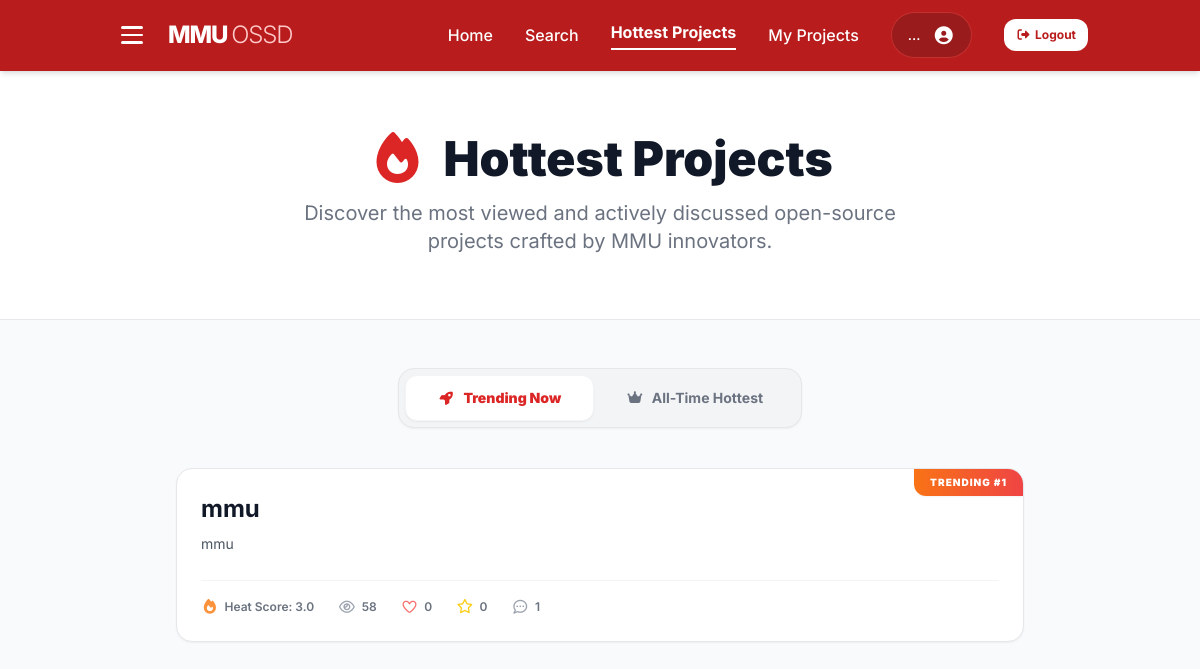
Before: /hottest with the older database file.
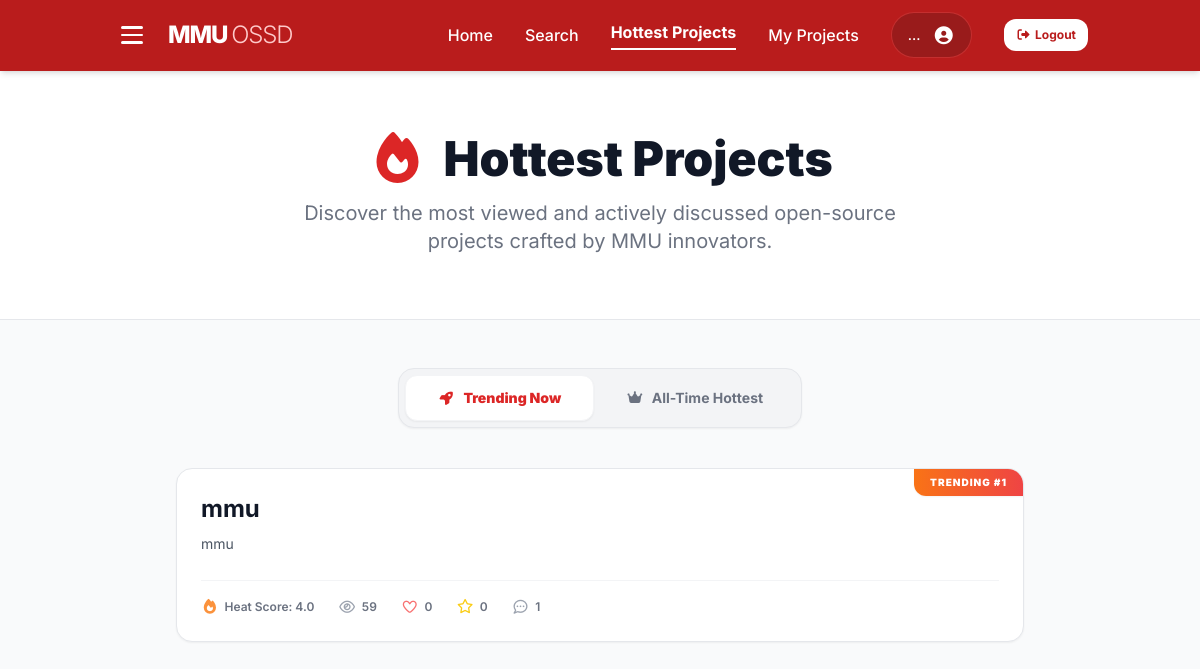
After: the same page with the newer database file.
### website/models.py (models this page shows)
class Project(db.Model):
    __tablename__ = 'projects'
    id = db.Column(db.Integer, primary_key=True, autoincrement=True)
    user_id = db.Column(db.Integer, db.ForeignKey('users.id', ondelete='CASCADE'), nullable=False)
    project_name = db.Column(db.String(255), nullable=False)
    description = db.Column(db.Text, default='')
    status = db.Column(db.String(50), nullable=False, default='Active')
    repo_url = db.Column(db.String(255), default='')
    languages = db.Column(db.String(255), default='')
    roles_needed = db.Column(db.String(255), default='')
    contributors = db.Column(db.String(50), default='1')
    created_at = db.Column(db.DateTime, nullable=False, default=datetime.now(MYT))
    views = db.Column(db.Integer, default=0)
    images = db.relationship('ProjectImage', backref='project', lazy=True, cascade='all, delete-orphan')
    suggestions = db.relationship('Suggestion', backref='project', lazy=True, cascade='all, delete-orphan')
    members = db.relationship('ProjectMember', backref='project', lazy='subquery', cascade='all, delete-orphan')
    stars = db.relationship('ProjectStar', backref='project', lazy=True, cascade='all, delete-orphan')

### website/views.py (the view, shortened to what this page needs)
@views.route('/hottest')
def hottest_projects():
    from datetime import datetime, timezone, timedelta
    all_projects = Project.query.filter(Project.status != 'Archived').all()
    all_time_data = []
    trending_data = []
    now = datetime.now(timezone.utc)
    seven_days_ago = now - timedelta(days=7)
    for p in all_projects:
        project_comment_count = ProjectComment.query.filter_by(project_id=p.id).count()
        attached_posts = CommunityPost.query.filter_by(attached_project_id=p.id).all()
        post_ids = [post.id for post in attached_posts]
        post_save_count = 0
        post_like_count = 0
        if post_ids:
            post_save_count = CommunityPostFavorite.query.filter(CommunityPostFavorite.post_id.in_(post_ids)).count()
            post_like_count = CommunityPostLike.query.filter(CommunityPostLike.post_id.in_(post_ids)).count()
        views = p.views or 0
        primary_lang = p.languages.split(',')[0].strip() if p.languages else 'N/A'
        total_score = (views * 1) + (post_like_count * 5) + (project_comment_count * 10) + (post_save_count * 20)
        project_dict_all_time = {
            'id': p.id,
            'title': p.project_name,
            'description': p.description,
            'language': primary_lang,
            'views': views,
            'comments': project_comment_count,
            'likes': post_like_count,
            'saves': post_save_count,
            'total_score': total_score
        }
        all_time_data.append(project_dict_all_time)
        recent_comments = ProjectComment.query.filter(
            ProjectComment.project_id == p.id,
            ProjectComment.created_at >= seven_days_ago
        ).count()
        recent_views = ProjectViewLog.query.filter(
            ProjectViewLog.project_id == p.id,
            ProjectViewLog.created_at >= seven_days_ago
        ).count()
        recent_saves = 0
        recent_likes = 0
        trending_score = (recent_views * 1) + (recent_likes * 5) + (recent_comments * 10) + (recent_saves * 20)
        if trending_score > 0:
            project_dict_trending = {
                'id': p.id,
                'title': p.project_name,
                'description': p.description,
                'language': primary_lang,
                'views': views,
                'comments': project_comment_count,
                'likes': post_like_count,
                'saves': post_save_count,
                'total_score': total_score,
                'trending_score': trending_score
            }
            trending_data.append(project_dict_trending)
    top_all_time = sorted(all_time_data, key=lambda x: x['total_score'], reverse=True)[:10]
    top_trending = sorted(trending_data, key=lambda x: x['trending_score'], reverse=True)[:10]
    return render_template("Trending.html", all_time_projects=top_all_time, trending_projects=top_trending)

### website/templates/Trending.html (shortened to what this page needs)
<!DOCTYPE html>
<html lang="en">
<head>
    <script src="https://cdn.tailwindcss.com"></script>
    <link href="https://cdnjs.cloudflare.com/ajax/libs/font-awesome/7.0.1/css/all.min.css" rel="stylesheet">
</head>
<body class="bg-gray-50 text-gray-900">
<nav class="bg-red-700 text-white shadow-md sticky top-0 z-50">
    <div class="container mx-auto px-6 py-3 flex items-center justify-between">
        <div class="flex items-center gap-4">
            <button id="menu-btn" class="hamburger" aria-label="Toggle menu" aria-expanded="false">
                <span class="bar"></span>
                <span class="bar"></span>
                <span class="bar"></span>
            </button>
            <h1 class="text-2xl font-extrabold tracking-tighter">
                MMU <span class="font-light text-red-200">OSSD</span>
            </h1>
        </div>
        <div class="hidden md:flex space-x-8 items-center font-medium">
            <a href="{{ url_for('views.home') }}" class="hover:text-red-200 transition">Home</a>
            <a href="{{ url_for('views.search') }}" class="hover:text-red-200 transition">Search</a>
            <a href="{{ url_for('views.hottest_projects') }}" class="text-white font-bold border-b-2 border-white pb-1">Hottest Projects</a>
            <a href="{{ url_for('views.my_projects') }}" class="hover:text-red-200 transition">My Projects</a>
            <a href="{{ url_for('views.profile') }}" class="bg-red-800 px-4 py-2 rounded-full flex items-center space-x-3 border border-red-500/50 cursor-pointer hover:bg-red-900 transition">
                <span id="nav-email" class="text-sm">…</span>
                <i class="fas fa-user-circle text-lg"></i>
            </a>
            <button id="logout-btn" class="bg-white text-red-700 hover:bg-red-50 text-xs font-bold px-3 py-2 rounded-xl transition">
                <i class="fas fa-sign-out-alt mr-1"></i>Logout
            </button>
        </div>
    </div>
</nav>
<header class="bg-white border-b py-16">
    <div class="container mx-auto px-6 text-center">
        <h2 class="text-4xl md:text-5xl font-black text-gray-900 leading-tight flex items-center justify-center gap-4">
            <i class="fas fa-fire text-red-600"></i> Hottest Projects
        </h2>
        <p class="text-gray-500 mt-4 text-xl max-w-2xl mx-auto">
            Discover the most viewed and actively discussed open-source projects crafted by MMU innovators.
        </p>
    </div>
</header>
<main class="container mx-auto px-6 py-12 max-w-4xl">
    <div class="flex justify-center mb-10">
        <div class="bg-gray-100 p-1.5 rounded-2xl inline-flex shadow-sm border border-gray-200">
            <button id="tab-trending" onclick="switchTab('trending')" class="px-8 py-3 rounded-xl text-sm font-black transition-all bg-white text-red-600 shadow-sm border border-gray-100 flex items-center gap-2">
                <i class="fas fa-rocket"></i> Trending Now
            </button>
            <button id="tab-alltime" onclick="switchTab('alltime')" class="px-8 py-3 rounded-xl text-sm font-bold transition-all text-gray-500 hover:text-gray-800 flex items-center gap-2">
                <i class="fas fa-crown"></i> All-Time Hottest
            </button>
        </div>
    </div>
    <div id="list-trending" class="space-y-6">
        {% if trending_projects %}
            {% for project in trending_projects %}
            <div class="bg-white border border-gray-200 rounded-2xl p-6 hover:border-red-300 hover:shadow-md transition shadow-sm group relative overflow-hidden">
                {% if loop.index <= 3 %}
                <div class="absolute top-0 right-0 bg-gradient-to-r from-orange-500 to-red-500 text-white text-[10px] font-black uppercase tracking-widest px-4 py-1.5 rounded-bl-xl shadow-sm">
                    Trending #{{ loop.index }}
                </div>
                {% endif %}
                <a href="{{ url_for('views.project_page', project_id=project.id) }}" class="block pr-16">
                    <h3 class="text-xl md:text-2xl font-bold text-gray-900 group-hover:text-red-600 transition truncate">
                        {{ project.title }}
                    </h3>
                    <p class="text-gray-600 mt-2 text-sm leading-relaxed line-clamp-2">
                        {{ project.description if project.description else "No description provided." }}
                    </p>
                </a>
                <div class="flex items-center gap-6 mt-6 pt-4 border-t border-gray-100 flex-wrap">
                    <span class="flex items-center gap-1.5 text-xs font-semibold text-gray-500">
                        <i class="fas fa-fire text-orange-400 text-sm"></i> Heat Score: {{ "%.1f"|format(project.trending_score) }}
                    </span>
                    <span class="flex items-center gap-1.5 text-xs font-semibold text-gray-500" title="Project Views (daily)">
                        <i class="far fa-eye text-gray-400 text-sm"></i> {{ project.views }}
                    </span>
                    <span class="flex items-center gap-1.5 text-xs font-semibold text-gray-500" title="Post Likes">
                        <i class="far fa-heart text-red-400 text-sm"></i> {{ project.likes }}
                    </span>
                    <span class="flex items-center gap-1.5 text-xs font-semibold text-gray-500" title="Post Saves">
                        <i class="far fa-star text-yellow-400 text-sm"></i> {{ project.saves }}
                    </span>
                    <span class="flex items-center gap-1.5 text-xs font-semibold text-gray-500" title="Project Comments">
                        <i class="far fa-comment-dots text-gray-400 text-sm"></i> {{ project.comments }}
                    </span>
                </div>
            </div>
            {% endfor %}
        {% endif %}
    </div>
</main>
</body>
</html>

### website/templates/Trending.html (style rules this page uses)
body { font-family: 'Inter', sans-serif; }
.hamburger { display: flex; flex-direction: column; justify-content: center; align-items: center; width: 40px; height: 40px; cursor: pointer; border: none; background: transparent; border-radius: 8px; padding: 6px; gap: 5px; transition: background 0.2s ease; position: relative; }
.hamburger .bar { display: block; width: 22px; height: 2.5px; border-radius: 99px; background: #fff; transition: transform 0.35s cubic-bezier(0.23, 1, 0.32, 1), opacity 0.25s ease, width 0.3s ease; transform-origin: center; }

Changed rows visible on the page:
changed Project "mmu": trending_score "3.0" → "4.0"; views "58" → "59"
